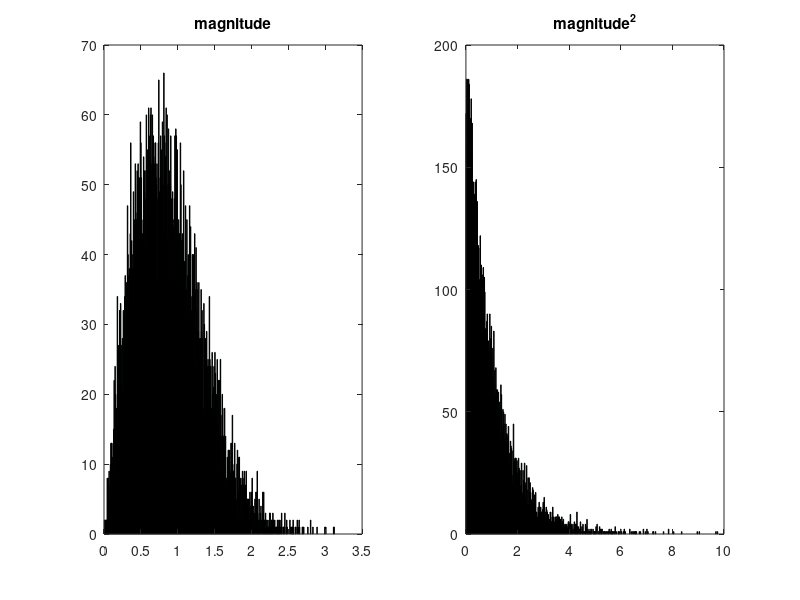

This chart was generated by the following MATLAB code:
%Created on August 2019.

%https://github.com/tayebiarasteh/
%%
clear
close all
n=10000;
H= (randn(1, n) + i*randn(1, n) )/ sqrt(2) ;
subplot(1,2,1)
hist(abs(H),500); title('magnitude');
subplot(1,2,2)
hist(abs(H).^2, 500); title('magnitude^2');
